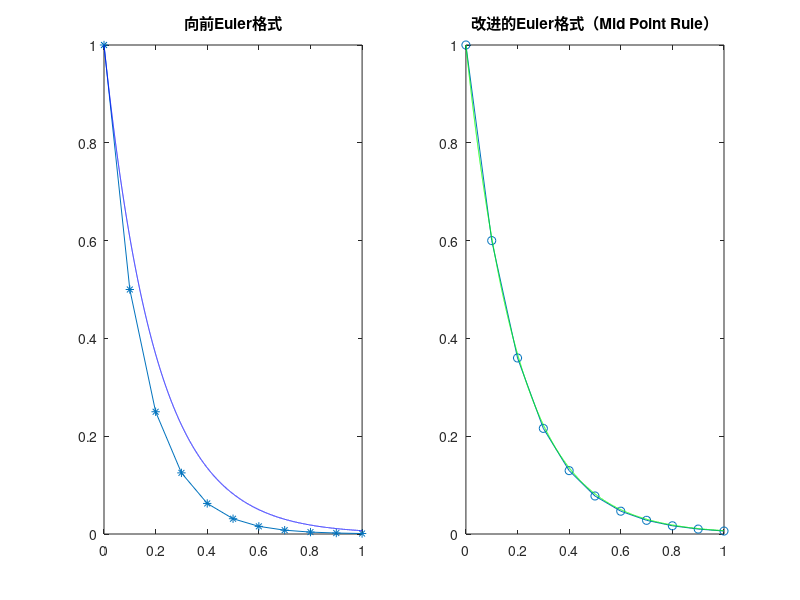

This figure's MATLAB source:
% Huadong Gao 高华东：教学用
% 李荣华-刘播：微分方程数值解法 第四版
% page 10 第一小题：使用Euler法和改进的Euler法
% 求解 u'=-5u,u(0)=1.步长分别取h=0.1，0.05，比较算法精度。
% 首先，我们知道其真解是 u = exp(-5t)。At t=1, u= exp(-5).


T= 1; % 最终时间
dt = 0.1; % 步长
xh = 0:dt:T; % 时间节点
uh1= zeros(length(xh),1); % 存储Euler格式计算结果
uh2= zeros(length(xh),1); % 存储改进Euler格式结果
uh1(1) = 1.0; % 赋予初始值
uh2(1) = 1.0; % 赋予初始值

% 下面是主要的计算部分，我们用while loop进行时间推进
tc = dt;    % 现在的时间 time at current time（现在是dt，因为0时刻已经过去了）
index_tc=2; % 现在的时间所对应的 index（为了读取、存储something from/into 数组）
while tc < T+1e-12    
    uh1(index_tc)= uh1(index_tc-1)+dt*(-5*uh1(index_tc-1)); % 向前Euler格式
    uh2(index_tc)= (uh2(index_tc-1)+0.5*dt*(-5*uh2(index_tc-1)))/(1+0.5*dt*5); % 改进Euler格式     
        
    if abs(tc - T) <1e-12 % 一旦运行时间 tc 到了 T 附近
        break             % 就终止 while 循环
    end                   % break 跳出
    
    tc = tc + dt;           % 时间更新，增加dt
    index_tc = index_tc +1; % index指标增加+1
end

%下面是后处理部分，包括
%画图，计算误差等

subplot(1,2,1)
plot(xh,uh1,'-*')
hold on
plot(0:1e-4:T,exp(-5*(0:1e-4:T)),'b-')
title("向前Euler格式")

subplot(1,2,2)
plot(xh,uh2,'-o')
hold on
plot(0:1e-4:T,exp(-5*(0:1e-4:T)),'g-')
title("改进的Euler格式（Mid Point Rule）")

% 计算并显示误差
format longE
disp([abs(exp(-5)-uh1(end)),abs(exp(-5)-uh2(end))])


